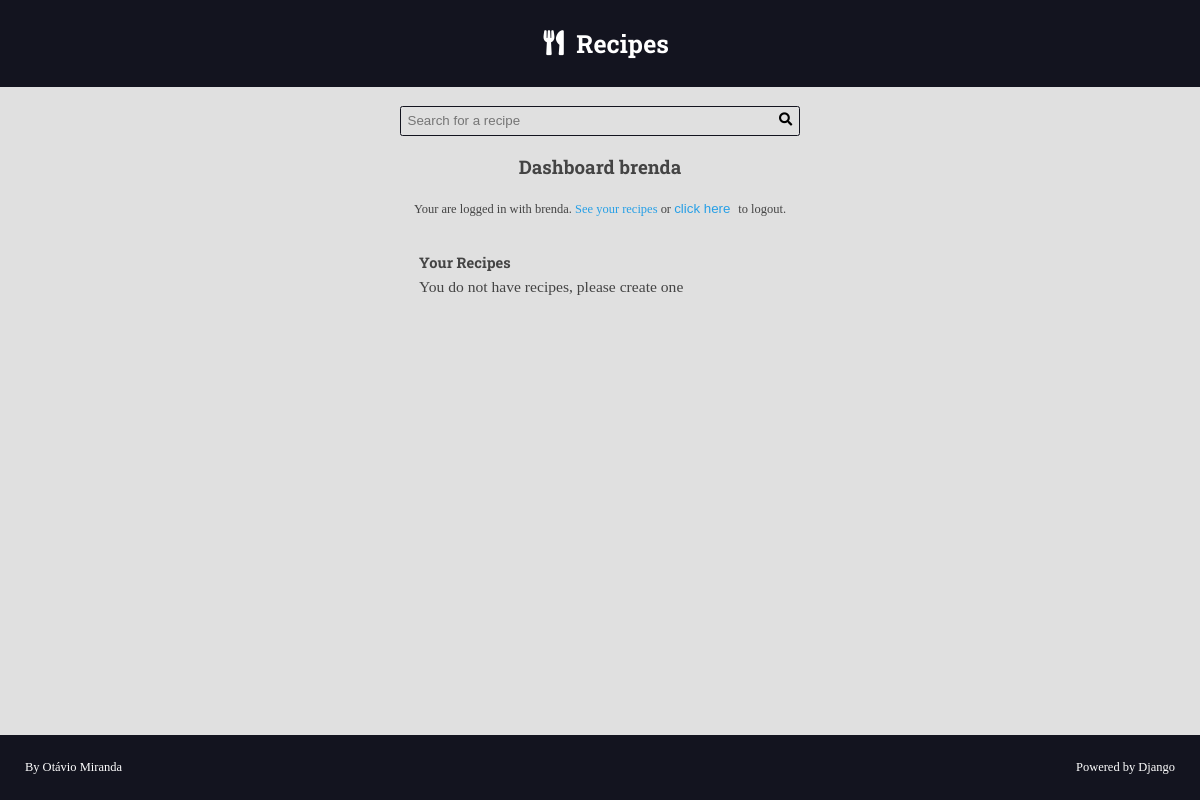
The app's page /authors/dashboard/ (signed in), older data.
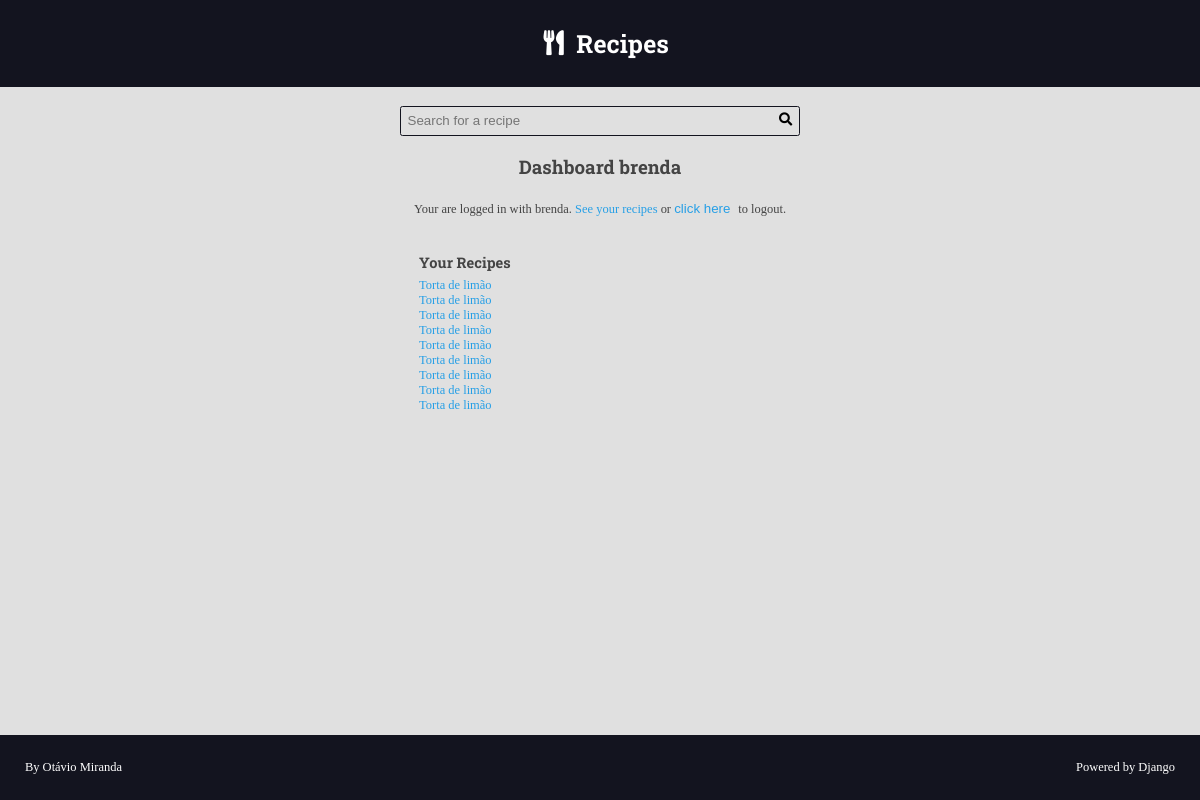
The same page, newer data.
### recipes/models.py (models this page shows, shortened)
class Recipe(models.Model):
    title = models.CharField(max_length=65)
    description = models.CharField(max_length=165)
    slug = models.SlugField(unique=True)
    preparation_time = models.IntegerField()
    preparation_time_unit = models.CharField(max_length=65)
    servings = models.IntegerField()
    servings_unit = models.CharField(max_length=65)
    preparation_steps = models.TextField()
    preparation_steps_is_html = models.BooleanField(default=False)
    created_at = models.DateTimeField(auto_now_add=True)
    updated_at = models.DateTimeField(auto_now=True)
    is_published = models.BooleanField(default=False)
    cover = models.ImageField(upload_to='recipes/covers/%Y/%m/%d/', blank=True, default='')
    category = models.ForeignKey(Category, on_delete=models.SET_NULL, null=True, blank=True, default=None)
    author = models.ForeignKey(User, on_delete=models.SET_NULL, null=True)

### authors/views.py (the view)
# urls.py: path('dashboard/', views.dashboard, name='dashboard'),
@login_required(login_url='login', redirect_field_name='next')
def dashboard(request):
   recipes = Recipe.objects.filter(
      is_published=False,
      author=request.user
   )
   return render(request,'authors/pages/dashboard.html',
                 {
                    'recipes':recipes
                 })

### authors/templates/authors/pages/dashboard.html (shortened to what this page needs)
{% extends 'global/base.html' %}
{% block content %}
  <div class="main-content center container">
    <h2>Dashboard {{user}}</h2>
    {% include 'authors/partials/login_message.html' %}
    <div class="authors-dashboard-container">
      <h3>
        Your Recipes
      </h3>
      <ul>
        {% for recipe in recipes%}
          <li>
            <a href="{% url 'dashboard_recipe_edit' recipe.id %}">{{recipe.title}}</a>
          </li>
          {% empty %}
          <li>
            <p>You do not have recipes, please create one</p>
          </li>
        {% endfor %}
      </ul>
    </div>
  </div>
{% endblock content %}

Row changes from the older to the newer data that the page shows:
now on this page (row edited): Recipe: title "Torta de limão"
now on this page (row edited): Recipe: title "Torta de limão"
now on this page (row edited): Recipe: title "Torta de limão"
now on this page (row edited): Recipe: title "Torta de limão"
now on this page (row edited): Recipe: title "Torta de limão"
now on this page (row edited): Recipe: title "Torta de limão"
now on this page (row edited): Recipe: title "Torta de limão"
now on this page (row edited): Recipe: title "Torta de limão"
now on this page (row edited): Recipe: title "Torta de limão"
Text that changed along with them:
text no longer shown: "You do not have recipes, please create one"
